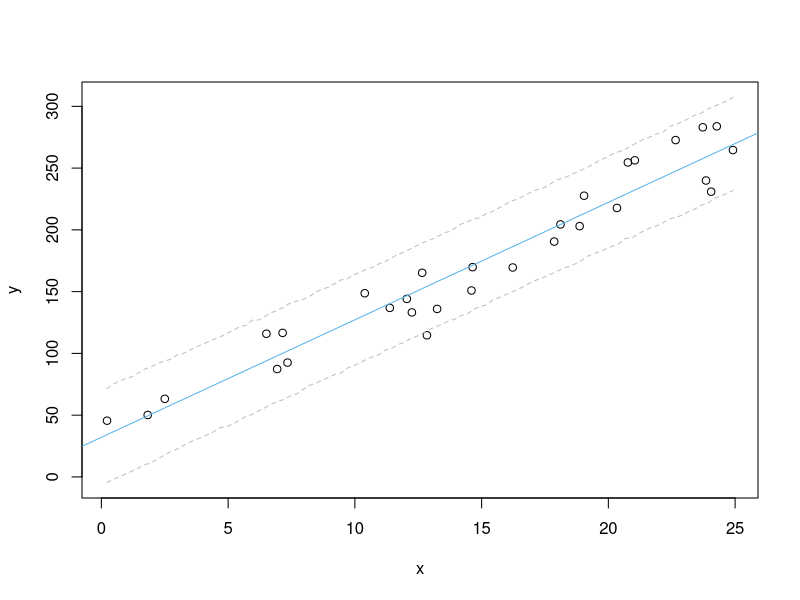

Here is the R script that generated this plot:
## ---- chunk 1
set.seed(4.6) #make example reproducible
n <- 30  #size of dataset
b0 <- 20 #true y intercept
b1 <- 10 #true slope
s <- 20  #true standard deviation of the errors
x <- runif(n, min=0, max=25) #nb while we have used runif, x is not a random variable
y <- b0 + b1 * x + rnorm(n, sd=s) #random sample of y from the population
df <- data.frame(x, y)
## ---- chunk 2
fit <- lm(y ~ x, data=df)
## ---- chunk 3
reps <- 10000 #increase this for smoother PI curves
boot_beta0 <- rep(NA, reps)
boot_beta1 <- rep(NA, reps)
df_boot <- df #data frame

# Estimate for sigma_e = sqrt(Var(e)), where the denominator for Var(e) is the
# residual degrees of freedom, n - 2 in the simple linear model because we
# estimate two parameters.
var_e_hat <- sum(fit$residuals ^ 2) / fit$df.residual
sigma_e_hat <- sqrt(var_e_hat)

# Set up grid of x values for simulated y's, and storage for new y's
xx <- seq(min(df$x), max(df$x), length.out=100)
y_sim <- matrix(NA, nrow=reps, ncol=length(xx))

# Bootstrap realizations
for ( i in 1:reps ) {
    
    # Sample errors from the Normal distribution
    e_boot <- rnorm(n, 0, sigma_e_hat)
    
    # Create new y-values at the original x values
    df_boot$y <- coef(fit)[1] + coef(fit)[2] * df_boot$x + e_boot
    
    # Fit the linear model
    fit_boot <- lm(y ~ x, data=df_boot)
    
    #Generate data from the fitted model, one point per x value
    var_e_hat <- sum(fit_boot$residuals ^ 2) / fit_boot$df.residual
    boot_sigma_e_hat <- sqrt(var_e_hat)
    e_sim <- rnorm(length(xx), 0, boot_sigma_e_hat)
    y_sim[i,] <- coef(fit_boot)[1] + coef(fit_boot)[2] * xx + e_sim
}

# Calculate percentiles for generated y data
pi_upper <- rep(NA, length(xx))
pi_lower <- rep(NA, length(xx))
for ( j in 1:length(xx) ) {
    pi_upper[j] <- quantile(y_sim[,j], prob=0.975)
    pi_lower[j] <- quantile(y_sim[,j], prob=0.025)
}

# Plot model fit with bootstrapped 95% prediction intervals
yupr <- max(pi_upper)
ylwr <- min(pi_lower)
with(df, plot(x, y, ylim=c(ylwr,yupr)))
abline(fit, col="#56B4E9")
lines(xx, pi_upper, col="grey", lty=2)
lines(xx, pi_lower, col="grey", lty=2)
